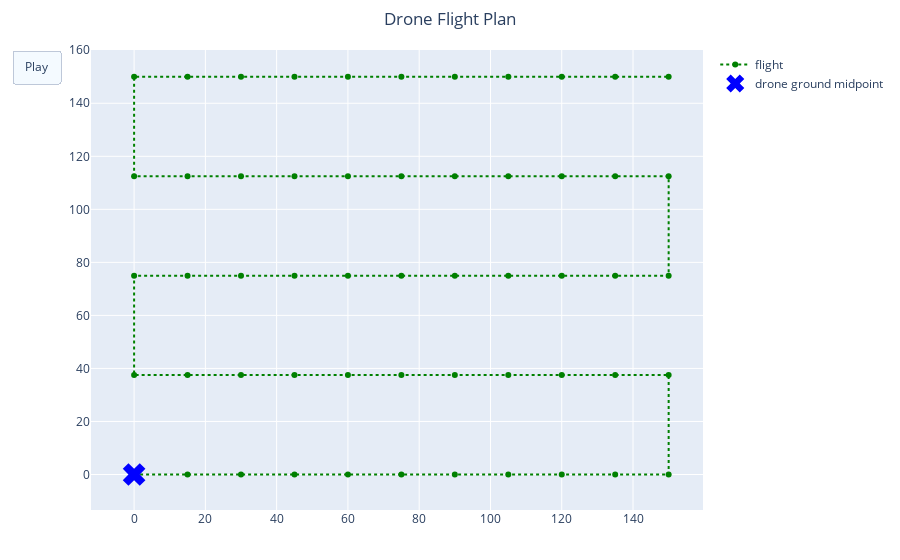

This figure's notebook cell:
### Markdown cell above
$\color{red}{\text{Experiment 2 }}$ Change sidelap and confirm it does not affect the consecutive images

* **Parameter Change:** Sidelap from .7 to 0  
<br>
* **Expected Outcome:**  No effect on the numer of consecutive images. However there will be a reduction in the amount of rows.  
<br>
* **Explanation:** Sidelap has a direct relationship with number of rows of photos. If sidelap increases, number of rows increase increase, if sidelap reduces the number of images reduces.  
<br> 
* **Math:** 
In `compute_distance_between_images` the sidelap ratio is a determining factor in the number of rows.    
<br>
`vertical_overlap = (1 - dataset_spec.sidelap) * footprint_y`  <br><br>This product is then further used to plan flight path by:
<br>
 `generate_photo_plan_on_grid` `images_y_axis = math.ceil(dataset_spec.scan_dimension_y / max_distance[1])`
 <br><br>Where the max distance determines how many rows of consecutive points the drone needs to stop to take an image.

* **Use Case:** Reducing overlap will generally lead to loss of details, in most cases increasing overlap is the best choice for image quality.

### Code cell
camera_ = copy.deepcopy(camera_x10)
dataset_spec_ = copy.deepcopy(dataset_spec)


dataset_spec_.sidelap = 0


print(camera_, dataset_spec_)

fig = plot_photo_plan(generate_photo_plan_on_grid(camera_, dataset_spec_))
fig.show()

### Figure 1 — Plotly figure (JSON) as saved in the notebook; plotly's stock layout.template omitted (floating-point values rounded to 4 significant figures)
{"data": [{"line": {"dash": "dot"}, "marker": {"color": "green"}, "mode": "lines+markers", "name": "flight", "type": "scatter", "x": [0, 15, 30, 45, 60, 75, 90, 105, 120, 135, 150, 150, 135, 120, 105, 90, 75, 60, 45, 30, 15, 0, 0, 15, 30, 45, 60, 75, 90, 105, 120, 135, 150, 150, 135, 120, 105, 90, 75, 60, 45, 30, 15, 0, 0, 15, 30, 45, 60, 75, 90, 105, 120, 135, 150], "y": [0, 0, 0, 0, 0, 0, 0, 0, 0, 0, 0, 37.5, 37.5, 37.5, 37.5, 37.5, 37.5, 37.5, 37.5, 37.5, 37.5, 37.5, 75, 75, 75, 75, 75, 75, 75, 75, 75, 75, 75, 112.5, 112.5, 112.5, 112.5, 112.5, 112.5, 112.5, 112.5, 112.5, 112.5, 112.5, 150, 150, 150, 150, 150, 150, 150, 150, 150, 150, 150]}, {"marker": {"color": "blue", "size": 20, "symbol": "x-dot"}, "mode": "markers", "name": "drone ground midpoint", "text": ["3.0859197822847144", "3.0859197822847144", "3.0859197822847144", "3.0859197822847144", "3.0859197822847144", "3.0859197822847144", "3.0859197822847144", "3.0859197822847144", "3.0859197822847144", "3.0859197822847144", "3.0859197822847144", "3.0859197822847144", "3.0859197822847144", "3.0859197822847144", "3.0859197822847144", "3.0859197822847144", "3.0859197822847144", "3.0859197822847144", "3.0859197822847144", "3.0859197822847144", "3.0859197822847144", "3.0859197822847144", "3.0859197822847144", "3.0859197822847144", "3.0859197822847144", "3.0859197822847144", "3.0859197822847144", "3.0859197822847144", "3.0859197822847144", "3.0859197822847144", "3.0859197822847144", "3.0859197822847144", "3.0859197822847144", "3.0859197822847144", "3.0859197822847144", "3.0859197822847144", "3.0859197822847144", "3.0859197822847144", "3.0859197822847144", "3.0859197822847144", "3.0859197822847144", "3.0859197822847144", "3.0859197822847144", "3.0859197822847144", "3.0859197822847144", "3.0859197822847144", "3.0859197822847144", "3.0859197822847144", "3.0859197822847144", "3.0859197822847144", "3.0859197822847144", "3.0859197822847144", "3.0859197822847144", "3.0859197822847144", "3.0859197822847144"], "type": "scatter", "x": [0], "y": [0]}], "layout": {"margin": {"b": 50, "l": 50, "r": 50, "t": 50}, "title": {"text": "Drone Flight Plan", "x": 0.5}, "updatemenus": [{"buttons": [{"args": [null, {"frame": {"duration": 1000, "redraw": false}, "fromcurrent": true, "transition": {"duration": 1000}}], "label": "Play", "method": "animate"}], "type": "buttons"}], "xaxis": {"autorange": true, "range": [0, 150], "zeroline": false}, "yaxis": {"autorange": true, "range": [0, 150], "zeroline": false}}}
